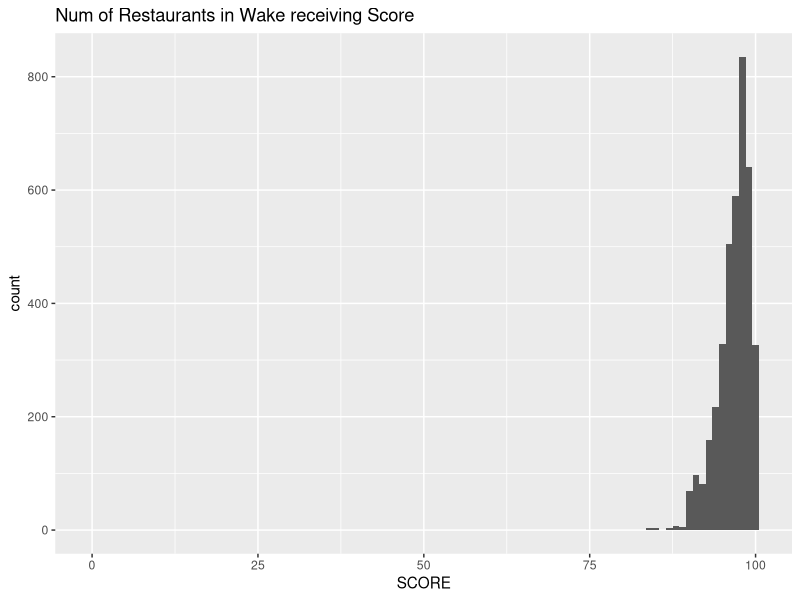
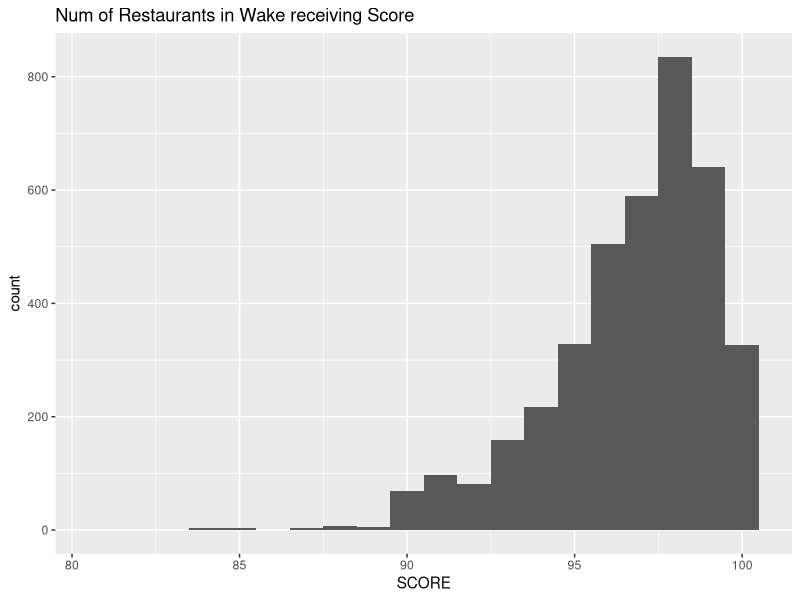
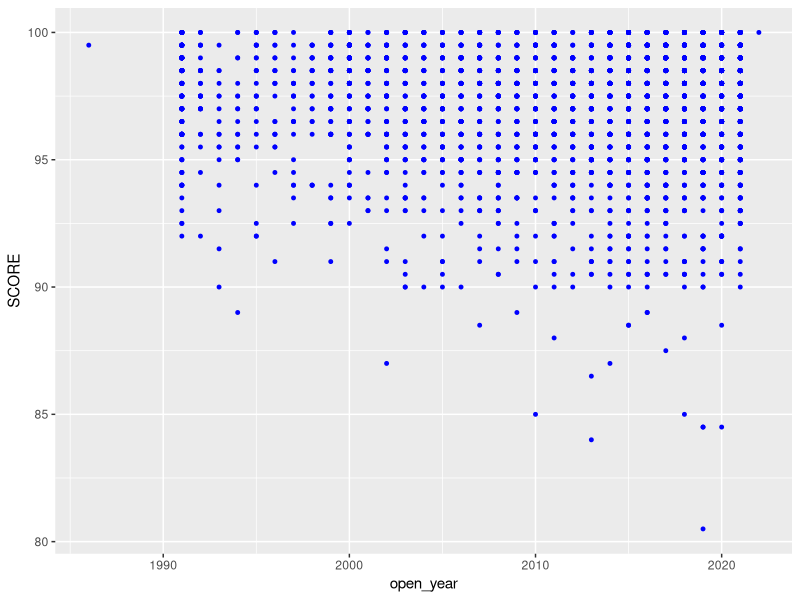
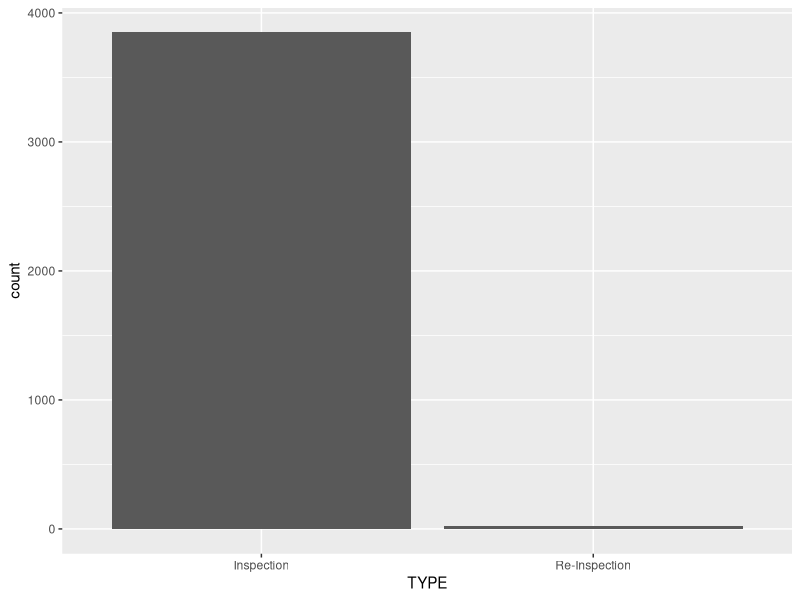
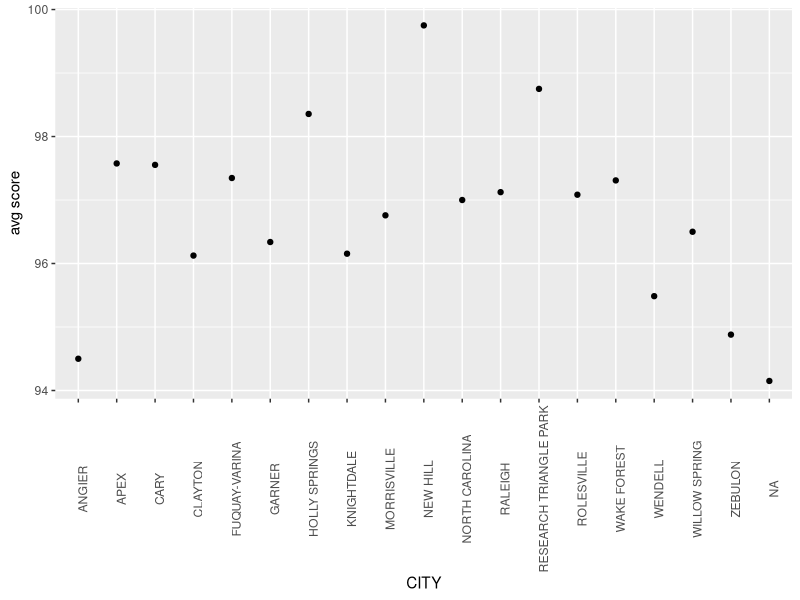
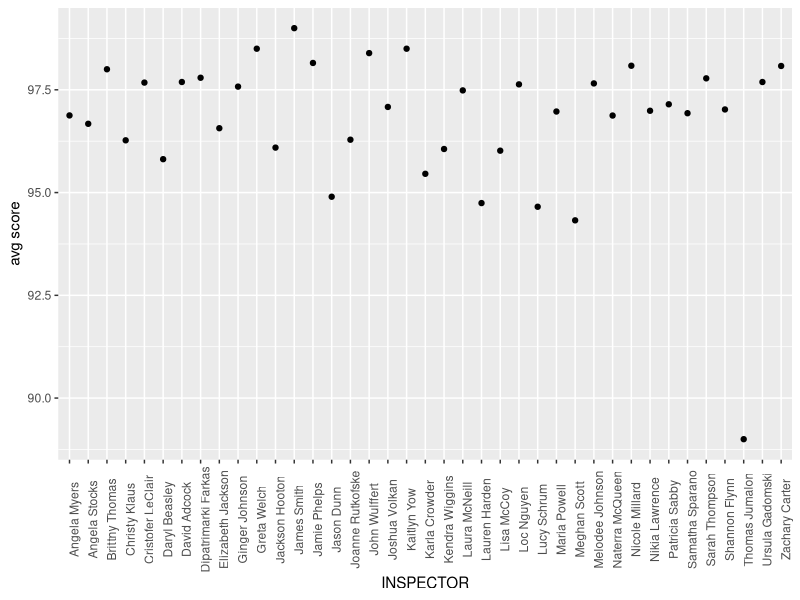
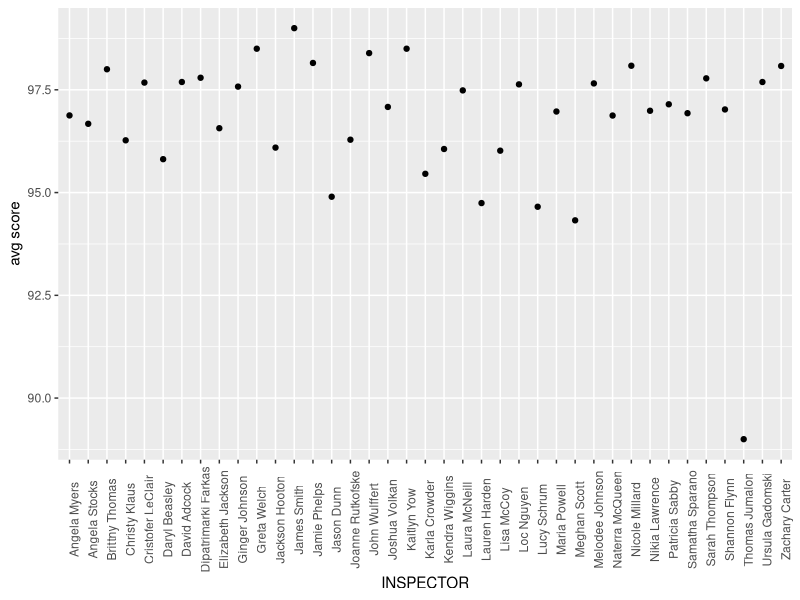
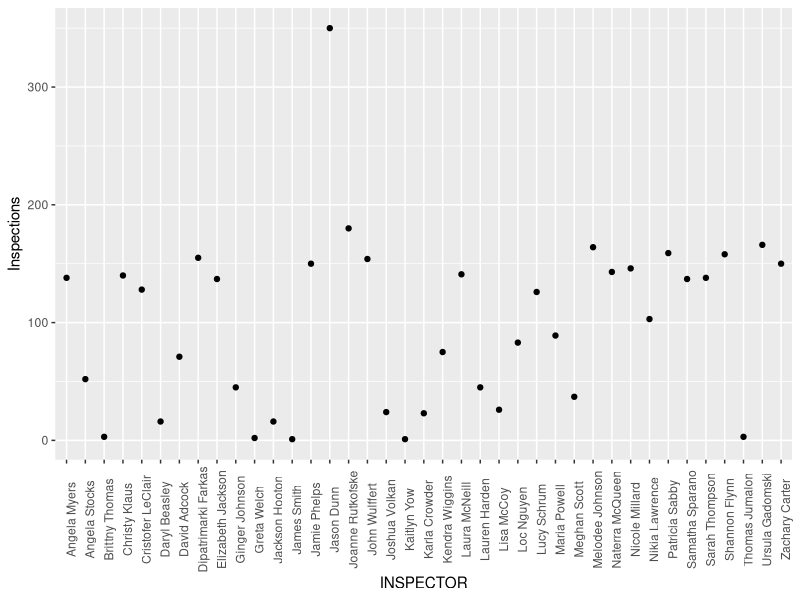

Generate these figures, in order, with R:
## ---- chunk 1
library(tidyverse)
library(ggplot2)
library(stringr) 

## ---- chunk 2

restaurant_data <-read_csv("restaurant_inspections.csv")

## ---- chunk 3
ggplot(data = restaurant_data, 
       mapping = aes(x = SCORE)) +
  geom_histogram(binwidth = 1)+
  ggtitle("Num of Restaurants in Wake receiving Score")

## ---- chunk 4
nozeroset <- subset(restaurant_data, SCORE>0)

ggplot(data = nozeroset, 
       mapping = aes(x = SCORE)) +
  geom_histogram(binwidth = 1)+
  ggtitle("Num of Restaurants in Wake receiving Score")

## ---- chunk 5

class(nozeroset$RESTAURANTOPENDATE)

head(nozeroset)

#2017-10-22 04:00:00

restaurant_data <- restaurant_data %>% 
  mutate(date1 = str_sub(RESTAURANTOPENDATE, end = -13)) %>% 
  mutate(open_date = as.Date(date1,format = "%Y/%m/%d"),
         open_year = year(open_date))

#had to cut off the timestamp at the end, then convert to a date object

#redefining nozeroset
nozeroset <- subset(restaurant_data, SCORE>0)


ggplot(data = nozeroset,mapping = aes(x = open_year, y = SCORE))+
  geom_point(col = "blue", size = 1)#+
  geom_smooth(col = "red")
## ---- chunk 6

ggplot(restaurant_data,mapping = aes(x = TYPE))+
  geom_bar()

## ---- chunk 7

unique(restaurant_data$CITY)


test <-restaurant_data %>% 
  mutate(CITY = str_to_upper(CITY)) %>% 
  mutate(CITY = str_replace(CITY,"RTP","RESEARCH TRIANGLE PARK")) %>%
  mutate(CITY = str_replace(CITY,"FUQUAY VARINA","FUQUAY-VARINA")) %>%
  mutate(CITY = str_replace(CITY,"HOLLY SPRING","HOLLY SPRINGS")) %>% 
  mutate(CITY = str_replace(CITY,"HOLLY SPRINGSS","HOLLY SPRINGS")) %>% 
  mutate(CITY = str_replace(CITY,"MORRISVILE","MORRISVILLE"))

unique(test$CITY)

restaurant_data<-test

unique(restaurant_data$CITY)

#RTP -> research triangle park
#FQ-V -> FQ v
#holly spring -> holly springs
#morris vile -> ville

## ---- chunk 8

test2 <- restaurant_data %>% 
  group_by(CITY) %>% 
  summarize(city_average_inspection = mean(SCORE))

test2
## ---- chunk 9

ggplot(test2, mapping = aes(x=CITY,y=city_average_inspection))+
  geom_point()+
  ylab("avg score")+
  theme(axis.text.x = element_text(angle=90))


## ---- chunk 10

unique(restaurant_data$INSPECTOR)

## ---- chunk 11

test3 <- restaurant_data %>% 
  group_by(INSPECTOR) %>% 
  summarize(average_by_inspector = mean(SCORE)) %>% 
  ungroup()

test3


## ---- chunk 12

ggplot(test3, mapping = aes(x=INSPECTOR,y=average_by_inspector))+
  geom_point()+
  ylab("avg score")+
  theme(axis.text.x = element_text(angle=90))

## ---- chunk 13

#renewing it
nozeroset <- subset(restaurant_data, SCORE>0)

test4 <- restaurant_data %>% 
  group_by(INSPECTOR) %>% 
  summarize(average_by_inspector = mean(SCORE)) %>% 
  ungroup()

ggplot(test4, mapping = aes(x=INSPECTOR,y=average_by_inspector))+
  geom_point()+
  ylab("avg score")+
  theme(axis.text.x = element_text(angle=90))



## ---- chunk 14

samplesize_inspector <-restaurant_data %>% 
  mutate(inspected = 1) %>% 
  group_by(INSPECTOR) %>% 
  summarize(inspections = sum(inspected)) %>% 
  ungroup()

samplesize_inspector
## ---- chunk 15

ggplot(samplesize_inspector, mapping = aes(x=INSPECTOR,y=inspections))+
  geom_point()+
  ylab("Inspections")+
  theme(axis.text.x = element_text(angle=90))


## ---- chunk 16

jumalon <- subset(restaurant_data, INSPECTOR=="Thomas Jumalon")

jumalon
## ---- chunk 17

unique(restaurant_data$FACILITYTYPE)

## ---- chunk 18

comparison_r <- restaurant_data %>% 
  group_by(FACILITYTYPE) %>% 
  summarize(avg_score = mean(SCORE)) %>% 
  ungroup()

comparison_r

## ---- chunk 19
samplesize_facil <-restaurant_data %>% 
  mutate(pip = 1) %>% 
  group_by(FACILITYTYPE) %>% 
  summarize(locations = sum(pip)) %>% 
  ungroup()

samplesize_facil


## ---- chunk 20

only_restaurants <- subset(restaurant_data, FACILITYTYPE=="Restaurant")

## ---- chunk 21
r_nozeroset <- subset(only_restaurants, SCORE>0)

ggplot(data = r_nozeroset, 
       mapping = aes(x = SCORE)) +
  geom_histogram(binwidth = 1)+
  ggtitle("Num of Restaurants in Wake receiving Score")

## ---- chunk 22
ggplot(data = r_nozeroset,mapping = aes(x = open_year, y = SCORE))+
  geom_point(col = "blue", size = 1)#+
  geom_smooth(col = "red")
## ---- chunk 23
test5 <- only_restaurants %>% 
  group_by(CITY) %>% 
  summarize(city_average_inspection = mean(SCORE))

test5

## ---- chunk 24
ggplot(test5, mapping = aes(x=CITY,y=city_average_inspection))+
  geom_point()+
  ylab("avg score")+
  theme(axis.text.x = element_text(angle=90))

## ---- chunk 25

unique(only_restaurants$INSPECTOR)


## ---- chunk 26

test6 <- only_restaurants %>% 
  group_by(INSPECTOR) %>% 
  summarize(average_by_inspector = mean(SCORE)) %>% 
  ungroup()

ggplot(test6, mapping = aes(x=INSPECTOR,y=average_by_inspector))+
  geom_point()+
  ylab("avg score")+
  theme(axis.text.x = element_text(angle=90))


